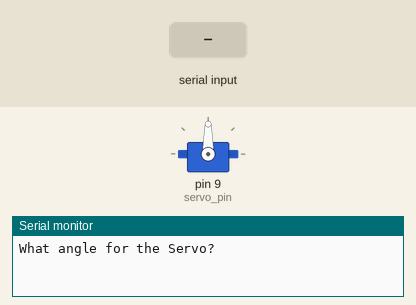
This sketch was run on a simulated Arduino Uno, built with avr-gcc and run on an emulated ATmega328P. Shown: servo, the last lines printed to the serial monitor. Inputs (shaded band) come from the test bench.

Above: at 1.2 s.
1.3 s: "30,150\n" received over Serial
At 3.0 s:
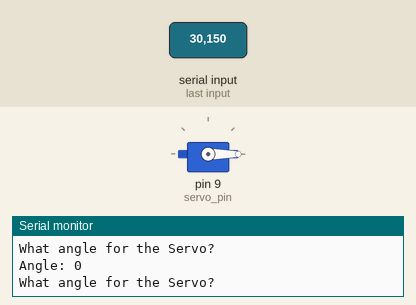
3.8 s: "90,45\n" received over Serial
At 4.6 s:
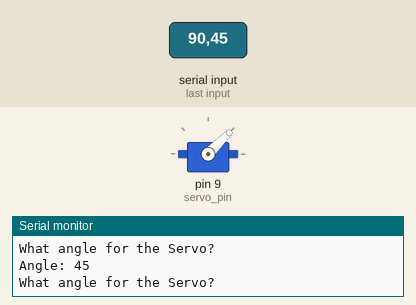
6.3 s: "200\n" received over Serial
At 6.9 s:
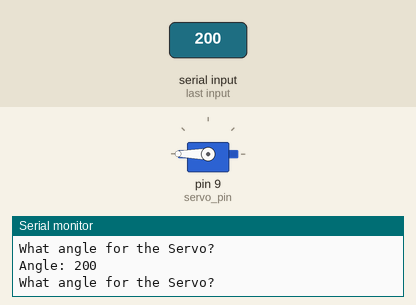
Timing chart, 0 to 9.3 s (numbered marks = the images above; inputs shaded):
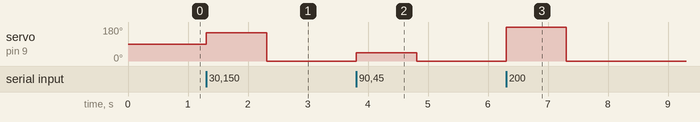

Measured:
- after the input at 1.3 s, servo on pin 9 (servo_pin): 90° → 150° at once, → 0° 1.0 s later
- after the input at 3.8 s, servo on pin 9 (servo_pin): 0° → 45° at once, → 0° 1.0 s later
- after the input at 6.3 s, servo on pin 9 (servo_pin): 0° → 180° at once, → 0° 1.0 s later

The sketch:

Tutorial_30_Servo.ino
```cpp
//Servo
#include <Servo.h>

int servo_pin = 9;
int servo_pos = 90;
Servo my_servo;

//servo
void setup() {
  // put your setup code here, to run once:
  Serial.begin(9600);
  my_servo.attach(servo_pin);
}

void loop() {
  // put your main code here, to run repeatedly:

  // changing angle of servo
  Serial.println("What angle for the Servo?");
  while (!Serial.available()) {

  }

  servo_pos = Serial.parseInt();

  Serial.print("Angle: ");
  Serial.println(servo_pos);

  my_servo.write(servo_pos);
}
```
